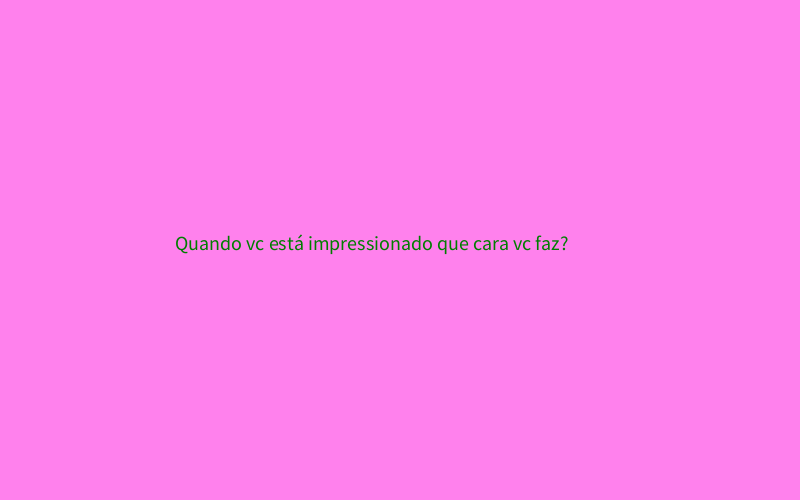
Frame 1 (no input)
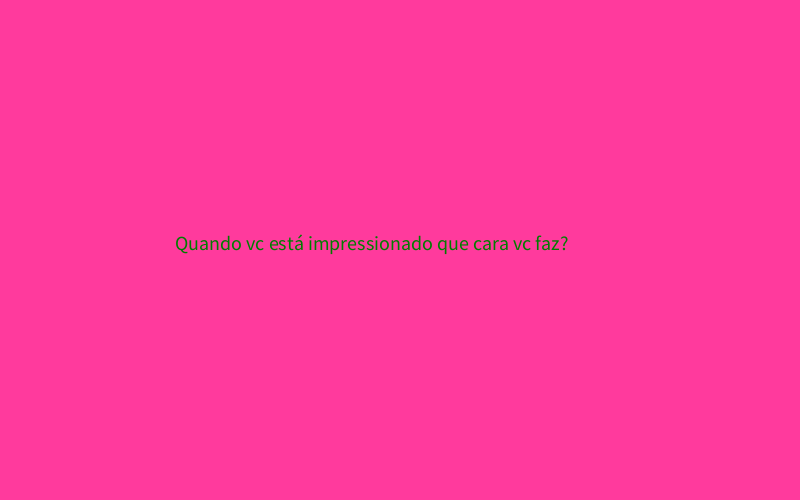
Frame 60 (the mouse pressed at the canvas centre just before this capture)
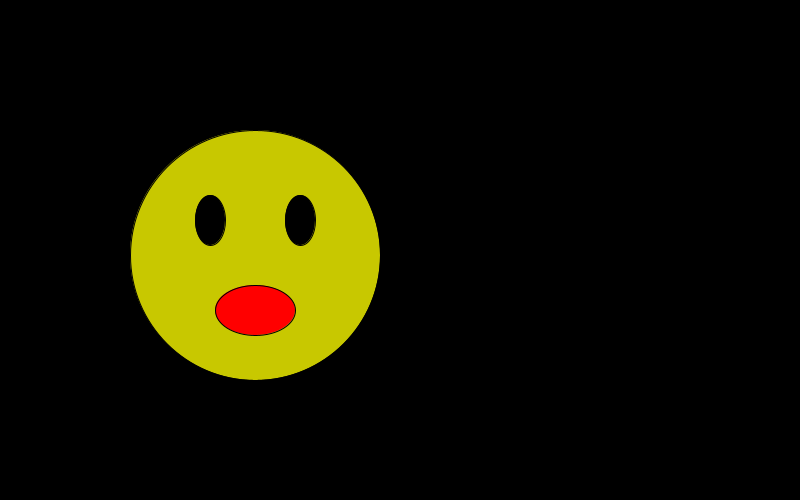
Frame 120 (the mouse held since frame 60 and released just before this capture)

The Processing sketch that drew these frames (run headless with seeded random() and noise(); from frame 60 on, the mouse is pressed at the canvas centre):

// Processing sketch: processing_154835
// ── processing_154835.pde

void setup(){
  size(800, 500);

}
void draw(){
 background(random(1000), random(500), random(250));
 fill(0, 125,0);
 textSize(20);
 text("Quando vc está impressionado que cara vc faz?",175, 250); 
 
if (mousePressed == true)
{
  background(0);
  fill(255,255, 0, 200);
  ellipse(255, 255, 250, 250); 
  fill(0);
  ellipse(210, 220, 30, 50);
  ellipse(300, 220, 30, 50);
  fill(255, 0, 0);
  ellipse(255, 310, 80,50);
}
}
